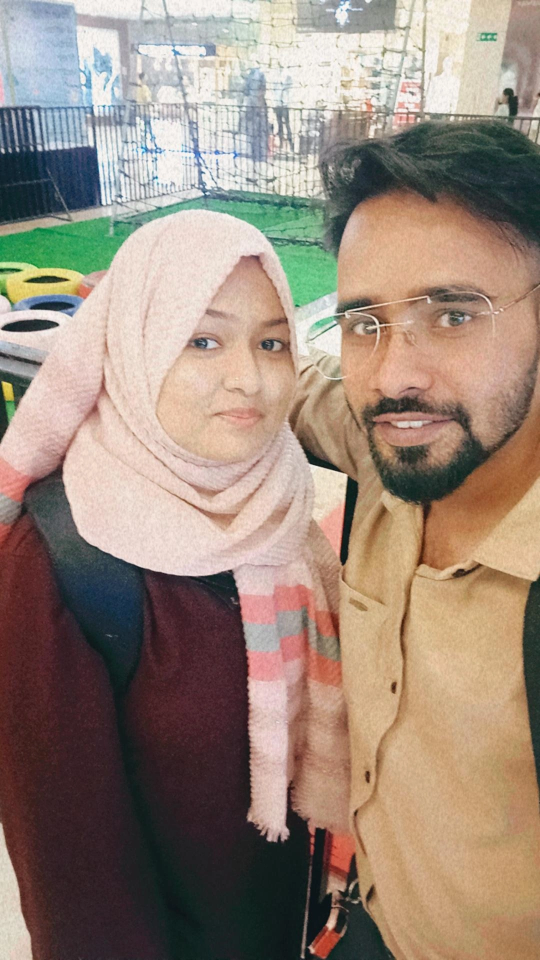
#> input picture FastApi/FlaskAPI/Image_To_Pdf_1/original_images/IMG_20220512_211113_413.webp, 1080 x 1920 px (shown at 1/2 size)
$ python image.py
#> lines starting #> are read from the running program, lines starting #| are printed output that depends on the picture
# ProjectGurukul Cartooning an image using OpenCV-Python
# Import necessary packages
import cv2
import numpy as np
import easygui

# Reading image
ImagePath = easygui.fileopenbox()
#> the answer given: ../../FastApi/FlaskAPI/Image_To_Pdf_1/original_images/IMG_20220512_211113_413.webp
img  =cv2.imread(ImagePath)
#> img is the input picture: shape (1920, 1080, 3); mean B, G, R 122.7, 136.3, 153.9

# img = cv2.imread('img.jpg')

# Show the output
cv2.imshow('input', img)  # Input image Display
cv2.waitKey(0)
cv2.destroyAllWindows()

def cartoonize(img, k):
#> called with k = 8
    global result
    # Defining input data for clustering
    data = np.float32(img).reshape((-1, 3))

    print("shape of input data: ", img.shape)
#| shape of input data:  (1920, 1080, 3)
    print('shape of resized data', data.shape)
#| shape of resized data (2073600, 3)

    # Defining criteria
    criteria = (cv2.TERM_CRITERIA_EPS + cv2.TERM_CRITERIA_MAX_ITER, 20, 1.0)
    # Applying cv2.kmeans function
    _, label, center = cv2.kmeans(data, k, None, criteria, 10, cv2.KMEANS_RANDOM_CENTERS)
#> center = [[150.4, 159.1, 133.9], [39.68, 36.7, 31.84], [93.55, 123.4, 169], [83.42, 98.5, 82.96], [186.2, 195.1, 208.6], [132.5, 165.6, 204.4], [217.5, 225, 235.4], [41.22, 39.93, 69.07]]

    center = np.uint8(center)
#> center = [[150, 159, 133], [39, 36, 31], [93, 123, 168], [83, 98, 82], [186, 195, 208], [132, 165, 204], [217, 224, 235], [41, 39, 69]]
    print(center)
#| [[150 159 133]
#|  [ 39  36  31]
#|  [ 93 123 168]
#|  [ 83  98  82]
#|  [186 195 208]
#|  [132 165 204]
#|  [217 224 235]
#|  [ 41  39  69]]

    # Reshape the output data to the size of input image
    result = center[label.flatten()]
    result = result.reshape(img.shape)
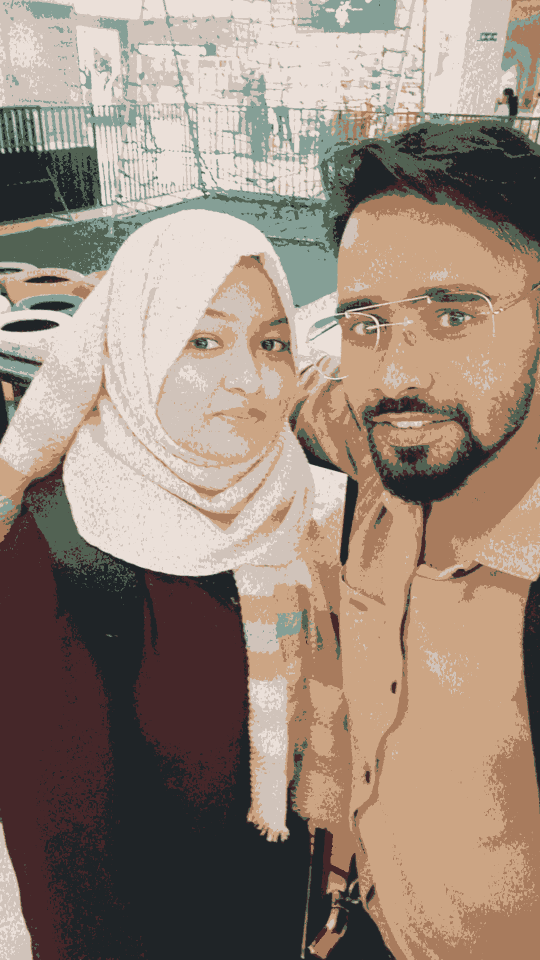
#> result: shape (1920, 1080, 3) (shown at 1/2 size); mean B, G, R 122.2, 135.8, 153.4

    cv2.imshow("result", result)    # 1st Effect
    cv2.waitKey(0)

cartoonize(img, 8)

# Convert the input image to gray scale
gray = cv2.cvtColor(img, cv2.COLOR_BGR2GRAY)
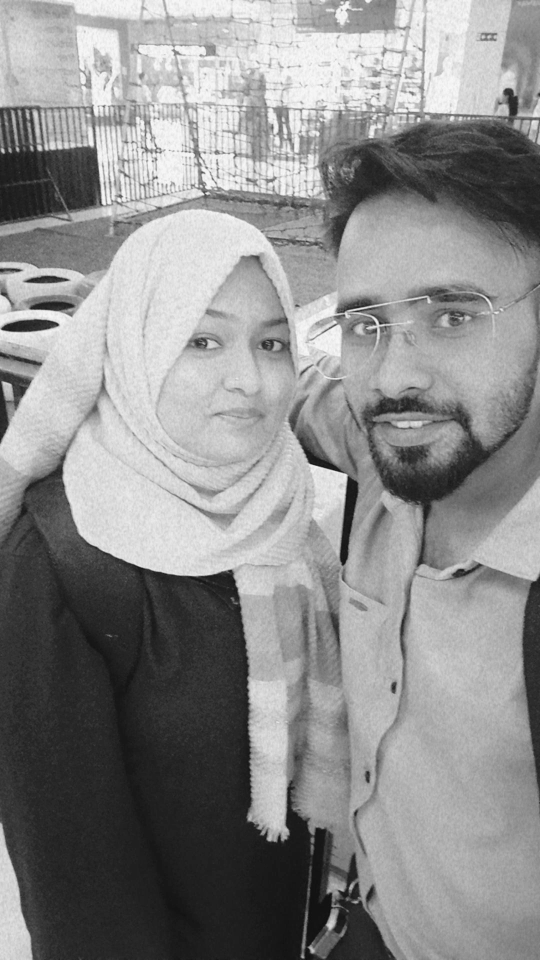
#> gray: shape (1920, 1080) (shown at 1/2 size); min 9, max 254, mean 140

# Perform adaptive threshold
edges  = cv2.adaptiveThreshold(gray, 255, cv2.ADAPTIVE_THRESH_GAUSSIAN_C, cv2.THRESH_BINARY, 9, 8)
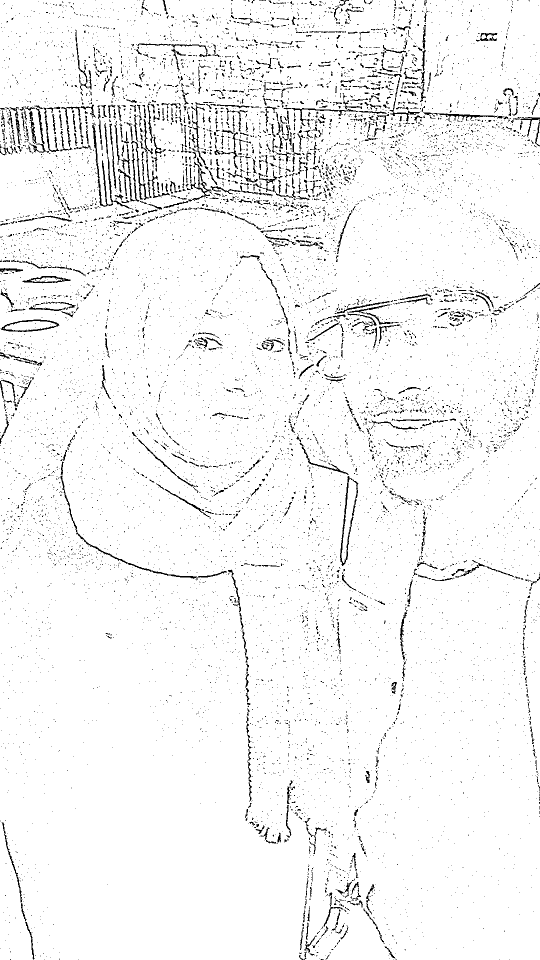
#> edges: shape (1920, 1080) (shown at 1/2 size); 95.6% white; black in thin lines or dots

cv2.imshow('edges', edges) # 2nd Effect display
cv2.waitKey(0)
# Smooth the result
blurred = cv2.medianBlur(result, 3)

# Combine the result and edges to get final cartoon effect
cartoon = cv2.bitwise_and(blurred, blurred, mask=edges)
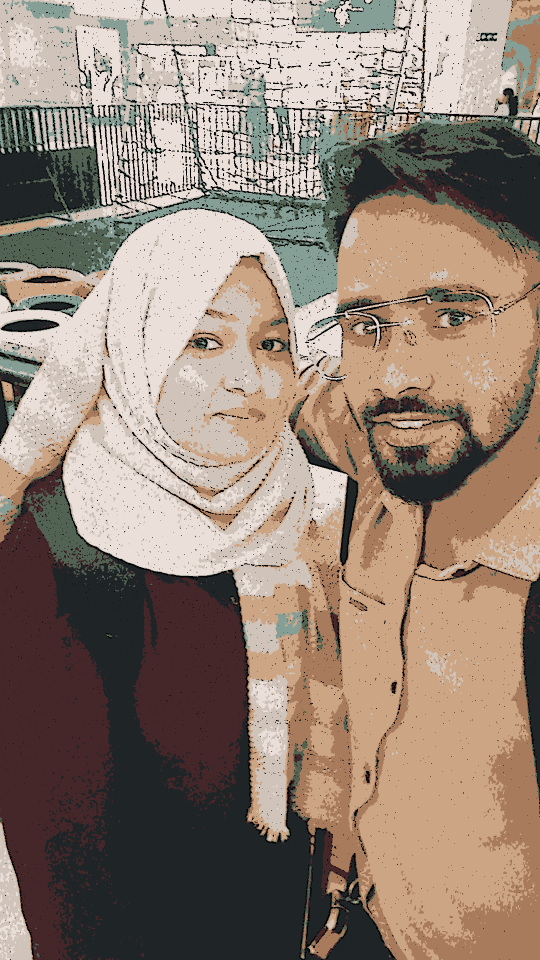
#> cartoon: shape (1920, 1080, 3) (shown at 1/2 size); mean B, G, R 117.3, 130.3, 147.7
cv2.imshow('cartoon', cartoon)     # 3rd  effect
cv2.waitKey(0)
